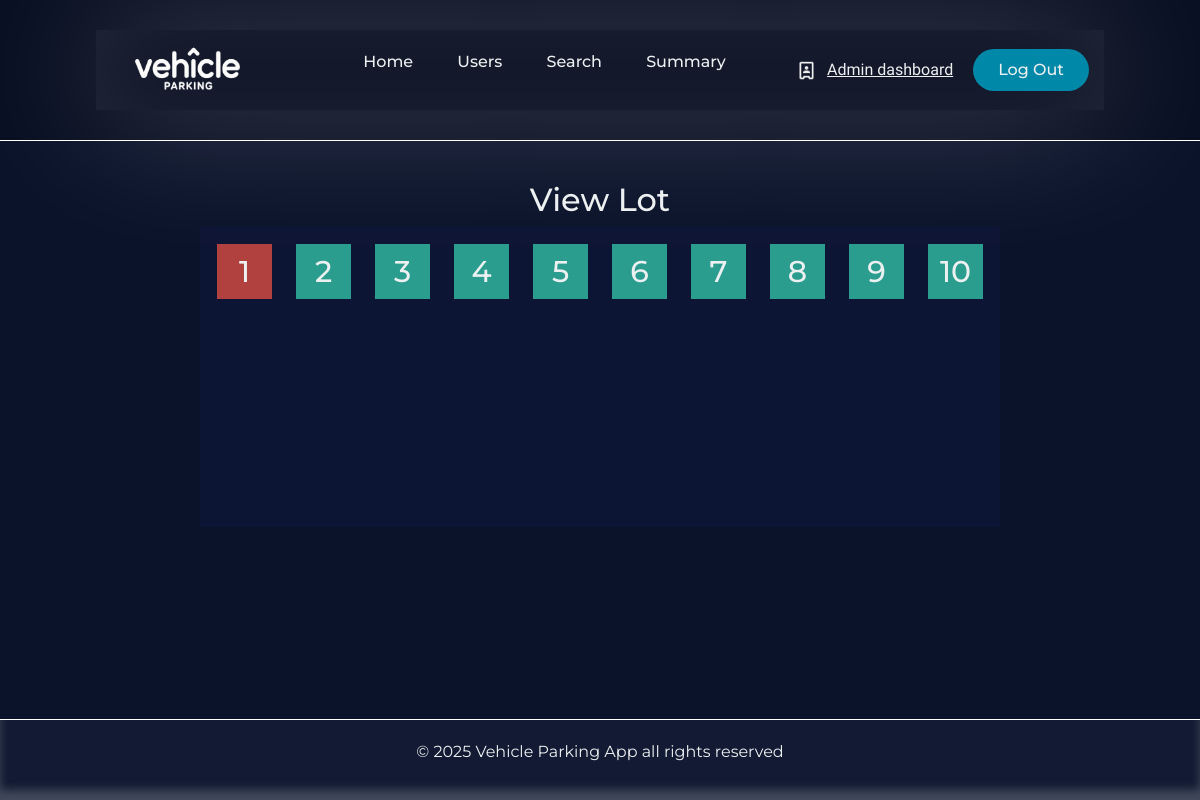
Page /view-parking-lot/3 on the earlier database version.
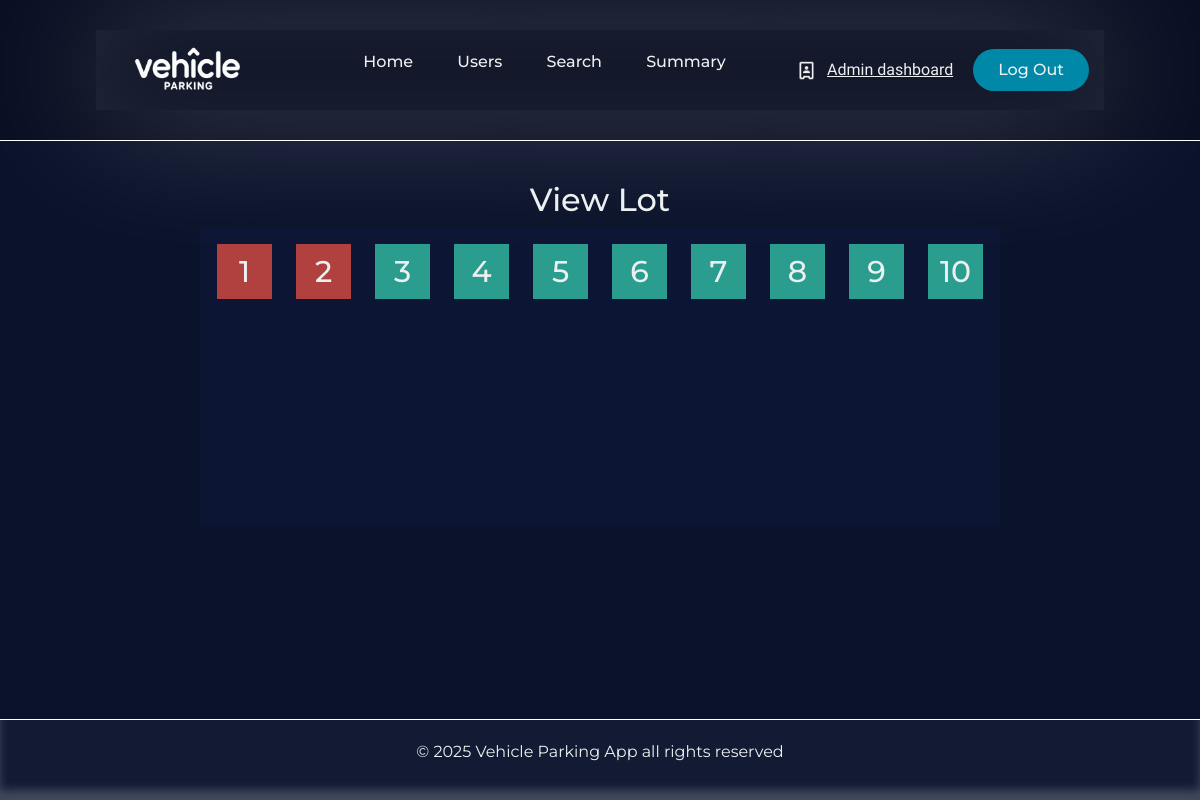
Same page on the later database version.
### Application/models.py (models this page shows)
class Parkingspots(db.Model):
    __tablename__='parking_spots'
    id=db.Column(db.Integer,primary_key=True)
    lot_id=db.Column(db.Integer,db.ForeignKey('parking_lot.id'),nullable=False)
    spot_number=db.Column(db.Integer,nullable=False)
    status=db.Column(db.String(20),default='Available',nullable=False) # A= Available,O=Occupied
    record=db.relationship('Parkingrecords',backref='spot',lazy=True)

### Application/controllers.py (the view)
@app.route('/view-parking-lot/<int:lot_id>',methods=['GET','POST'])
def view_lot(lot_id):
    parking_spots=Parkingspots.query.filter_by(lot_id=lot_id).all()
    return render_template('view_parkinglot.html',parking_spots=parking_spots)

### templates/view_parkinglot.html (shortened to what this page needs)
{% extends 'admin_base.html' %}
{% block content %}
<div class="view-container">
            <div class="view-lot-heading">
                <h2> View Lot </h2>
            </div>
            <div class="view-parking-lot">
            {% for spots in parking_spots %}
                {% if spots.status=='A' %}
                    <a href="/view-parking-spot/Available/{{spots.id}}">
                        <div class="parking-spots-available">
                            {{spots.spot_number}}
                        </div>
                    </a>
                {% else %}
                    <a href="/view-parking-spot/Occupied/{{spots.id}}">
                        <div class="parking-spots-occupied">
                            {{spots.spot_number}}
                        </div>
                    </a>
                {% endif %}
            {% endfor %}
            </div>
</div>
{% endblock %}

Differences in the rows shown:
changed Parkingspots (number 2 of 10 on the later page): status "A" → "O" (drawn)
